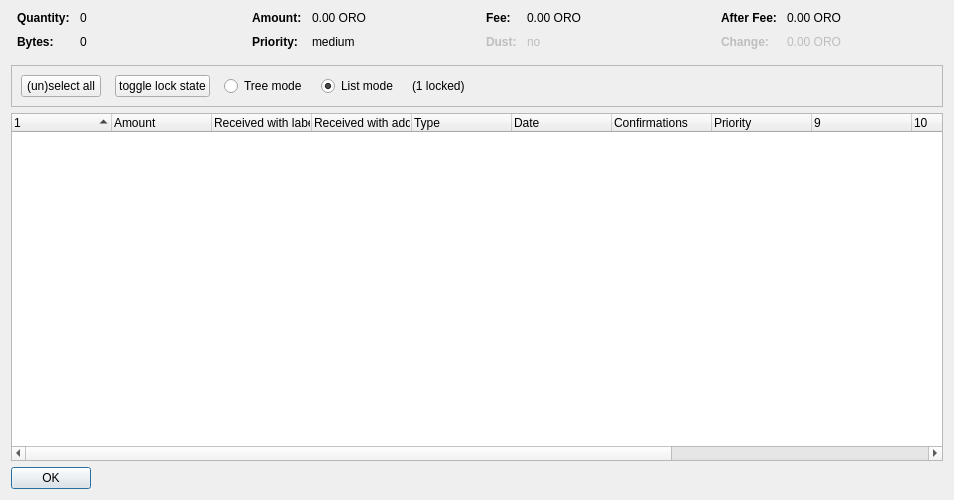
<?xml version="1.0" encoding="UTF-8"?>
<ui version="4.0">
 <class>CoinControlDialog</class>
 <widget class="QDialog" name="CoinControlDialog">
  <property name="geometry">
   <rect>
    <x>0</x>
    <y>0</y>
    <width>954</width>
    <height>500</height>
   </rect>
  </property>
  <property name="windowTitle">
   <string>Coin Selection</string>
  </property>
  <layout class="QVBoxLayout" name="verticalLayout">
   <item>
    <layout class="QHBoxLayout" name="horizontalLayoutTop" stretch="0,0,0,0">
     <property name="topMargin">
      <number>0</number>
     </property>
     <property name="bottomMargin">
      <number>10</number>
     </property>
     <item>
      <layout class="QFormLayout" name="formLayoutCoinControl1">
       <property name="horizontalSpacing">
        <number>10</number>
       </property>
       <property name="verticalSpacing">
        <number>10</number>
       </property>
       <property name="leftMargin">
        <number>6</number>
       </property>
       <property name="rightMargin">
        <number>6</number>
       </property>
       <item row="0" column="0">
        <widget class="QLabel" name="labelCoinControlQuantityText">
         <property name="font">
          <font>
           <weight>75</weight>
           <bold>true</bold>
          </font>
         </property>
         <property name="text">
          <string>Quantity:</string>
         </property>
        </widget>
       </item>
       <item row="0" column="1">
        <widget class="QLabel" name="labelCoinControlQuantity">
         <property name="cursor">
          <cursorShape>IBeamCursor</cursorShape>
         </property>
         <property name="contextMenuPolicy">
          <enum>Qt::ActionsContextMenu</enum>
         </property>
         <property name="text">
          <string notr="true">0</string>
         </property>
         <property name="textInteractionFlags">
          <set>Qt::LinksAccessibleByMouse|Qt::TextSelectableByKeyboard|Qt::TextSelectableByMouse</set>
         </property>
        </widget>
       </item>
       <item row="1" column="0">
        <widget class="QLabel" name="labelCoinControlBytesText">
         <property name="font">
          <font>
           <weight>75</weight>
           <bold>true</bold>
          </font>
         </property>
         <property name="text">
          <string>Bytes:</string>
         </property>
        </widget>
       </item>
       <item row="1" column="1">
        <widget class="QLabel" name="labelCoinControlBytes">
         <property name="cursor">
          <cursorShape>IBeamCursor</cursorShape>
         </property>
         <property name="contextMenuPolicy">
          <enum>Qt::ActionsContextMenu</enum>
         </property>
         <property name="text">
          <string notr="true">0</string>
         </property>
         <property name="textInteractionFlags">
          <set>Qt::LinksAccessibleByMouse|Qt::TextSelectableByKeyboard|Qt::TextSelectableByMouse</set>
         </property>
        </widget>
       </item>
      </layout>
     </item>
     <item>
      <layout class="QFormLayout" name="formLayoutCoinControl2">
       <property name="horizontalSpacing">
        <number>10</number>
       </property>
       <property name="verticalSpacing">
        <number>10</number>
       </property>
       <property name="leftMargin">
        <number>6</number>
       </property>
       <property name="rightMargin">
        <number>6</number>
       </property>
       <item row="0" column="0">
        <widget class="QLabel" name="labelCoinControlAmountText">
         <property name="font">
          <font>
           <weight>75</weight>
           <bold>true</bold>
          </font>
         </property>
         <property name="text">
          <string>Amount:</string>
         </property>
        </widget>
       </item>
       <item row="0" column="1">
        <widget class="QLabel" name="labelCoinControlAmount">
         <property name="cursor">
          <cursorShape>IBeamCursor</cursorShape>
         </property>
         <property name="contextMenuPolicy">
          <enum>Qt::ActionsContextMenu</enum>
         </property>
         <property name="text">
          <string notr="true">0.00 ORO</string>
         </property>
         <property name="textInteractionFlags">
          <set>Qt::LinksAccessibleByMouse|Qt::TextSelectableByKeyboard|Qt::TextSelectableByMouse</set>
         </property>
        </widget>
       </item>
       <item row="1" column="0">
        <widget class="QLabel" name="labelCoinControlPriorityText">
         <property name="font">
          <font>
           <weight>75</weight>
           <bold>true</bold>
          </font>
         </property>
         <property name="text">
          <string>Priority:</string>
         </property>
        </widget>
       </item>
       <item row="1" column="1">
        <widget class="QLabel" name="labelCoinControlPriority">
         <property name="cursor">
          <cursorShape>IBeamCursor</cursorShape>
         </property>
         <property name="contextMenuPolicy">
          <enum>Qt::ActionsContextMenu</enum>
         </property>
         <property name="text">
          <string>medium</string>
         </property>
         <property name="textInteractionFlags">
          <set>Qt::LinksAccessibleByMouse|Qt::TextSelectableByKeyboard|Qt::TextSelectableByMouse</set>
         </property>
        </widget>
       </item>
      </layout>
     </item>
     <item>
      <layout class="QFormLayout" name="formLayoutCoinControl3">
       <property name="horizontalSpacing">
        <number>10</number>
       </property>
       <property name="verticalSpacing">
        <number>10</number>
       </property>
       <property name="leftMargin">
        <number>6</number>
       </property>
       <property name="rightMargin">
        <number>6</number>
       </property>
       <item row="0" column="0">
        <widget class="QLabel" name="labelCoinControlFeeText">
         <property name="font">
          <font>
           <weight>75</weight>
           <bold>true</bold>
          </font>
         </property>
         <property name="text">
          <string>Fee:</string>
         </property>
        </widget>
       </item>
       <item row="0" column="1">
        <widget class="QLabel" name="labelCoinControlFee">
         <property name="cursor">
          <cursorShape>IBeamCursor</cursorShape>
         </property>
         <property name="contextMenuPolicy">
          <enum>Qt::ActionsContextMenu</enum>
         </property>
         <property name="text">
          <string notr="true">0.00 ORO</string>
         </property>
         <property name="textInteractionFlags">
          <set>Qt::LinksAccessibleByMouse|Qt::TextSelectableByKeyboard|Qt::TextSelectableByMouse</set>
         </property>
        </widget>
       </item>
       <item row="1" column="0">
        <widget class="QLabel" name="labelCoinControlLowOutputText">
         <property name="enabled">
          <bool>false</bool>
         </property>
         <property name="font">
          <font>
           <weight>75</weight>
           <bold>true</bold>
          </font>
         </property>
         <property name="text">
          <string>Dust:</string>
         </property>
        </widget>
       </item>
       <item row="1" column="1">
        <widget class="QLabel" name="labelCoinControlLowOutput">
         <property name="enabled">
          <bool>false</bool>
         </property>
         <property name="cursor">
          <cursorShape>IBeamCursor</cursorShape>
         </property>
         <property name="contextMenuPolicy">
          <enum>Qt::ActionsContextMenu</enum>
         </property>
         <property name="text">
          <string>no</string>
         </property>
         <property name="textInteractionFlags">
          <set>Qt::LinksAccessibleByMouse|Qt::TextSelectableByKeyboard|Qt::TextSelectableByMouse</set>
         </property>
        </widget>
       </item>
      </layout>
     </item>
     <item>
      <layout class="QFormLayout" name="formLayoutCoinControl4">
       <property name="horizontalSpacing">
        <number>10</number>
       </property>
       <property name="verticalSpacing">
        <number>10</number>
       </property>
       <property name="leftMargin">
        <number>6</number>
       </property>
       <property name="rightMargin">
        <number>6</number>
       </property>
       <item row="0" column="0">
        <widget class="QLabel" name="labelCoinControlAfterFeeText">
         <property name="font">
          <font>
           <weight>75</weight>
           <bold>true</bold>
          </font>
         </property>
         <property name="text">
          <string>After Fee:</string>
         </property>
        </widget>
       </item>
       <item row="0" column="1">
        <widget class="QLabel" name="labelCoinControlAfterFee">
         <property name="cursor">
          <cursorShape>IBeamCursor</cursorShape>
         </property>
         <property name="contextMenuPolicy">
          <enum>Qt::ActionsContextMenu</enum>
         </property>
         <property name="text">
          <string notr="true">0.00 ORO</string>
         </property>
         <property name="textInteractionFlags">
          <set>Qt::LinksAccessibleByMouse|Qt::TextSelectableByKeyboard|Qt::TextSelectableByMouse</set>
         </property>
        </widget>
       </item>
       <item row="1" column="0">
        <widget class="QLabel" name="labelCoinControlChangeText">
         <property name="enabled">
          <bool>false</bool>
         </property>
         <property name="font">
          <font>
           <weight>75</weight>
           <bold>true</bold>
          </font>
         </property>
         <property name="text">
          <string>Change:</string>
         </property>
        </widget>
       </item>
       <item row="1" column="1">
        <widget class="QLabel" name="labelCoinControlChange">
         <property name="enabled">
          <bool>false</bool>
         </property>
         <property name="cursor">
          <cursorShape>IBeamCursor</cursorShape>
         </property>
         <property name="contextMenuPolicy">
          <enum>Qt::ActionsContextMenu</enum>
         </property>
         <property name="text">
          <string notr="true">0.00 ORO</string>
         </property>
         <property name="textInteractionFlags">
          <set>Qt::LinksAccessibleByMouse|Qt::TextSelectableByKeyboard|Qt::TextSelectableByMouse</set>
         </property>
        </widget>
       </item>
      </layout>
     </item>
    </layout>
   </item>
   <item>
    <widget class="QFrame" name="frame">
     <property name="minimumSize">
      <size>
       <width>0</width>
       <height>40</height>
      </size>
     </property>
     <property name="frameShape">
      <enum>QFrame::StyledPanel</enum>
     </property>
     <property name="frameShadow">
      <enum>QFrame::Sunken</enum>
     </property>
     <layout class="QHBoxLayout" name="horizontalLayout">
      <item>
       <layout class="QHBoxLayout" name="horizontalLayoutPanel" stretch="0,0,0,0,0,0">
        <property name="spacing">
         <number>14</number>
        </property>
        <item>
         <widget class="QPushButton" name="pushButtonSelectAll">
          <property name="sizePolicy">
           <sizepolicy hsizetype="Maximum" vsizetype="Fixed">
            <horstretch>0</horstretch>
            <verstretch>0</verstretch>
           </sizepolicy>
          </property>
          <property name="text">
           <string>(un)select all</string>
          </property>
          <property name="autoDefault">
           <bool>false</bool>
          </property>
         </widget>
        </item>
        <item>
         <widget class="QPushButton" name="pushButtonToggleLock">
          <property name="sizePolicy">
           <sizepolicy hsizetype="Maximum" vsizetype="Fixed">
            <horstretch>0</horstretch>
            <verstretch>0</verstretch>
           </sizepolicy>
          </property>
          <property name="text">
           <string>toggle lock state</string>
          </property>
          <property name="autoDefault">
           <bool>false</bool>
          </property>
         </widget>
        </item>
        <item>
         <widget class="QRadioButton" name="radioTreeMode">
          <property name="sizePolicy">
           <sizepolicy hsizetype="Maximum" vsizetype="Fixed">
            <horstretch>0</horstretch>
            <verstretch>0</verstretch>
           </sizepolicy>
          </property>
          <property name="text">
           <string>Tree mode</string>
          </property>
         </widget>
        </item>
        <item>
         <widget class="QRadioButton" name="radioListMode">
          <property name="sizePolicy">
           <sizepolicy hsizetype="Maximum" vsizetype="Fixed">
            <horstretch>0</horstretch>
            <verstretch>0</verstretch>
           </sizepolicy>
          </property>
          <property name="text">
           <string>List mode</string>
          </property>
          <property name="checked">
           <bool>true</bool>
          </property>
         </widget>
        </item>
        <item>
         <widget class="QLabel" name="labelLocked">
          <property name="text">
           <string>(1 locked)</string>
          </property>
         </widget>
        </item>
        <item>
         <spacer name="horizontalSpacer">
          <property name="orientation">
           <enum>Qt::Horizontal</enum>
          </property>
          <property name="sizeHint" stdset="0">
           <size>
            <width>40</width>
            <height>20</height>
           </size>
          </property>
         </spacer>
        </item>
       </layout>
      </item>
     </layout>
    </widget>
   </item>
   <item>
    <widget class="CoinControlTreeWidget" name="treeWidget">
     <property name="contextMenuPolicy">
      <enum>Qt::CustomContextMenu</enum>
     </property>
     <property name="sortingEnabled">
      <bool>false</bool>
     </property>
     <property name="columnCount">
      <number>13</number>
     </property>
     <attribute name="headerShowSortIndicator" stdset="0">
      <bool>true</bool>
     </attribute>
     <attribute name="headerStretchLastSection">
      <bool>false</bool>
     </attribute>
     <column>
      <property name="text">
       <string/>
      </property>
     </column>
     <column>
      <property name="text">
       <string>Amount</string>
      </property>
     </column>
     <column>
      <property name="text">
       <string>Received with label</string>
      </property>
     </column>
     <column>
      <property name="text">
       <string>Received with address</string>
      </property>
     </column>
     <column>
      <property name="text">
       <string>Type</string>
      </property>
     </column>
     <column>
      <property name="text">
       <string>Date</string>
      </property>
     </column>
     <column>
      <property name="text">
       <string>Confirmations</string>
      </property>
      <property name="toolTip">
       <string>Confirmed</string>
      </property>
     </column>
     <column>
      <property name="text">
       <string>Priority</string>
      </property>
     </column>
     <column>
      <property name="text">
       <string/>
      </property>
     </column>
     <column>
      <property name="text">
       <string/>
      </property>
     </column>
     <column>
      <property name="text">
       <string/>
      </property>
     </column>
     <column>
      <property name="text">
       <string/>
      </property>
     </column>
     <column>
      <property name="text">
       <string/>
      </property>
     </column>
    </widget>
   </item>
   <item>
    <widget class="QDialogButtonBox" name="buttonBox">
     <property name="sizePolicy">
      <sizepolicy hsizetype="Maximum" vsizetype="Fixed">
       <horstretch>0</horstretch>
       <verstretch>0</verstretch>
      </sizepolicy>
     </property>
     <property name="orientation">
      <enum>Qt::Horizontal</enum>
     </property>
     <property name="standardButtons">
      <set>QDialogButtonBox::Ok</set>
     </property>
    </widget>
   </item>
  </layout>
 </widget>
 <customwidgets>
  <customwidget>
   <class>CoinControlTreeWidget</class>
   <extends>QTreeWidget</extends>
   <header>coincontroltreewidget.h</header>
  </customwidget>
 </customwidgets>
 <resources/>
 <connections/>
</ui>
